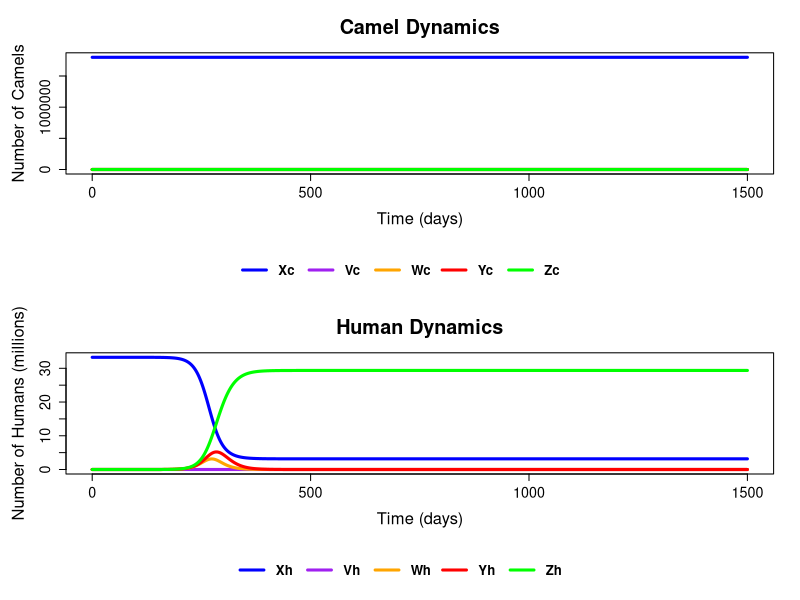
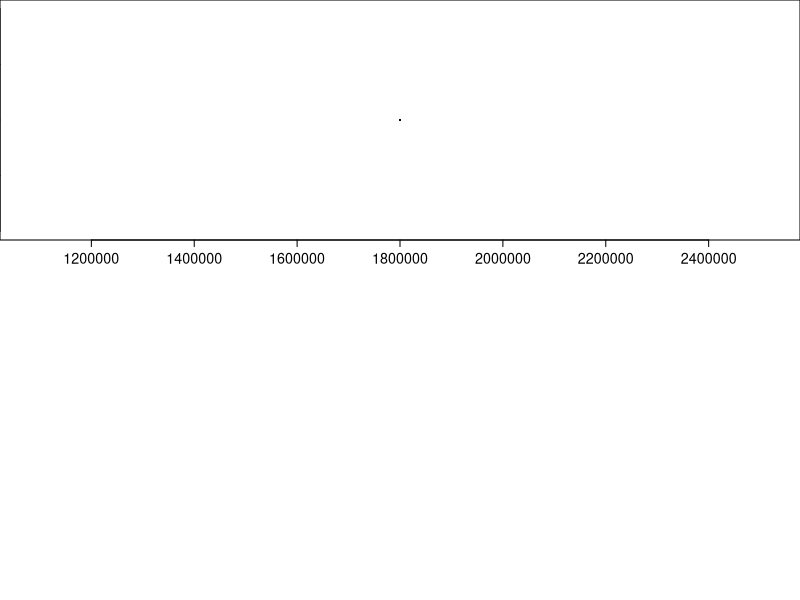

Source code (R) for these figures, in order:
#MERS-CoV2 Model 
#-------------
#Vaccination Combinations
vaccination_rates <- seq(0, 100, by = 20)

#Proportions of Vaccination possible combinations
combination_matrix <- outer(
  vaccination_rates,
  vaccination_rates,
  FUN = function(h, c) paste0(h, "%-", c, "%")
)

# Add row and column names for clarity
rownames(combination_matrix) <- paste0("Human_", vaccination_rates, "%")
colnames(combination_matrix) <- paste0("Camel_", vaccination_rates, "%")

# Print matrix
print(combination_matrix)
#------------------------

library(deSolve)
########################################################################

#Ordinary differential Equations
sveir <- function(Time, State, pars){
  with(as.list(c(State,pars)),{
    Nc <- Xc + Vc + Wc + Yc + Zc  # Total camel population
    dXc <- - 1 * betacc * Xc * Yc/Nc + omegac * Vc 
    dVc <- -omegac * Vc 
    dWc <- betacc * Xc * Yc / Nc - sigmac * Wc
    dYc <- sigmac * Wc - gammac * Yc
    dZc <- gammac * Yc 
    Nh <- Xh + Vh + Wh + Yh + Zh  # Total camel population
    dXh <- - 1 * betahh * Xh * Yh/Nh - 1 * betahc * Xh * Yc/Nc + omegah * Vh 
    dVh <- -omegah * Vh 
    dWh <- betahh * Xh * Yh / Nh + betahc * Xh * Yc / Nc - sigmah * Wh
    dYh <- sigmah * Wh - gammah * Yh - muh * Yh
    dZh <- gammah * Yh 
    return(list(c(dXc, dVc, dWc, dYc, dZc, dXh, dVh, dWh, dYh, dZh)))
  })
}

#Parameters 
pars <- c(betacc = 0.2, #beta = transmission rate
                 omegac = 0,
                 sigmac = 0.1429, # Latent period for camels 7 days
                 gammac = 0.0047, #gamma = recovery rate
          betahh = 0.2, #beta = transmission rate
          betahc = 0.2226,
          omegah = 0,
          sigmah = 0.1429, # Latent period for humans 7 days
          gammah = 0.0759, #gamma = recovery rate
          muh = 0.0019 # case fatality rate for humans 
)

#initial values for camels
N0c = 1800000 #population size for camels
pc <- 0
V0c = pc * N0c #initial fraction vaccinated for camels
Y0c = 0 #initial fraction infected for camels
Z0c = 0 #initial fraction recovered for camels
W0c = 0 #initial fraction latent for camels
X0c = (1-pc) * N0c - Y0c - W0c - Z0c

#initial values for humans
N0h = 33260000 #population size for humans
ph <- 0
V0h = ph * N0h #initial fraction vaccinated for humans
Y0h = 1 #initial fraction infected for humans
Z0h = 0 #initial fraction recovered for humans
W0h = 0 #initial fraction latent for humans
X0h = (1-ph) * N0h - Y0h - W0h - Z0h
init <- c(Xc = X0c,Vc = V0c,Wc = W0c, Yc = Y0c, Zc = Z0c, Xh = X0h,Vh = V0h,Wh = W0h, Yh = Y0h, Zh = Z0h)

#Data storage time
dt = 0.5#timestep for storing data
sim_duration = 1500 #length of the simulation
times <- seq(0, sim_duration, by = dt)

#Solve the ordinary differential equations
ode.out <- ode(init, times, sveir,pars)

# Set up a 2x1 layout with extra space for legend
layout(matrix(c(1, 2, 3, 4), nrow = 4), heights = c(4, 1, 4, 1))

# Increase margins and font
par(mar = c(5, 5, 4, 2), cex.lab = 1.5, cex.axis = 1.3, cex.main = 1.8)

## --- Camel Dynamics Plot ---
plot(ode.out[, 1], ode.out[, 2], type = "l", col = "blue", lwd = 3,
     ylim = c(0, N0c),
     xlab = "Time (days)", ylab = "Number of Camels",
     main = "Camel Dynamics")
lines(ode.out[, 1], ode.out[, 3], col = "purple", lwd = 3)
lines(ode.out[, 1], ode.out[, 4], col = "orange", lwd = 3)
lines(ode.out[, 1], ode.out[, 5], col = "red", lwd = 3)
lines(ode.out[, 1], ode.out[, 6], col = "green", lwd = 3)

## --- Camel Legend (in its own space) ---
par(mar = c(0, 0, 0, 0))  # remove margins for legend
plot.new()
legend("center", legend = c("Xc", "Vc", "Wc", "Yc", "Zc"),
       col = c("blue", "purple", "orange", "red", "green"),
       lwd = 3, horiz = TRUE, cex = 1.2, bty = "n", text.font = 2)

## --- Human Dynamics Plot ---
par(mar = c(5, 5, 4, 2))  # reset margins
plot(ode.out[, 1], ode.out[, 7] / 1e6, type = "l", col = "blue", lwd = 3,
     ylim = c(0, N0h / 1e6),
     xlab = "Time (days)", ylab = "Number of Humans (millions)",
     main = "Human Dynamics")
lines(ode.out[, 1], ode.out[, 8] / 1e6, col = "purple", lwd = 3)
lines(ode.out[, 1], ode.out[, 9] / 1e6, col = "orange", lwd = 3)
lines(ode.out[, 1], ode.out[, 10] / 1e6, col = "red", lwd = 3)
lines(ode.out[, 1], ode.out[, 11] / 1e6, col = "green", lwd = 3)

## --- Human Legend (own space) ---
par(mar = c(0, 0, 0, 0))
plot.new()
legend("center", legend = c("Xh", "Vh", "Wh", "Yh", "Zh"),
       col = c("blue", "purple", "orange", "red", "green"),
       lwd = 3, horiz = TRUE, cex = 1.2, bty = "n", text.font = 2)


#plot X against Y
plot(x = ode.out[,2], y = ode.out[,3], type = "l", xlab ="X", ylab ="Y")
s <- seq(length(ode.out[,2])-1)
arrows(x0 = ode.out[s,2], y0 = ode.out[s,3], x1 = ode.out[s + 1,2], y1 =
         ode.out[s + 1 ,3],length = .075)
